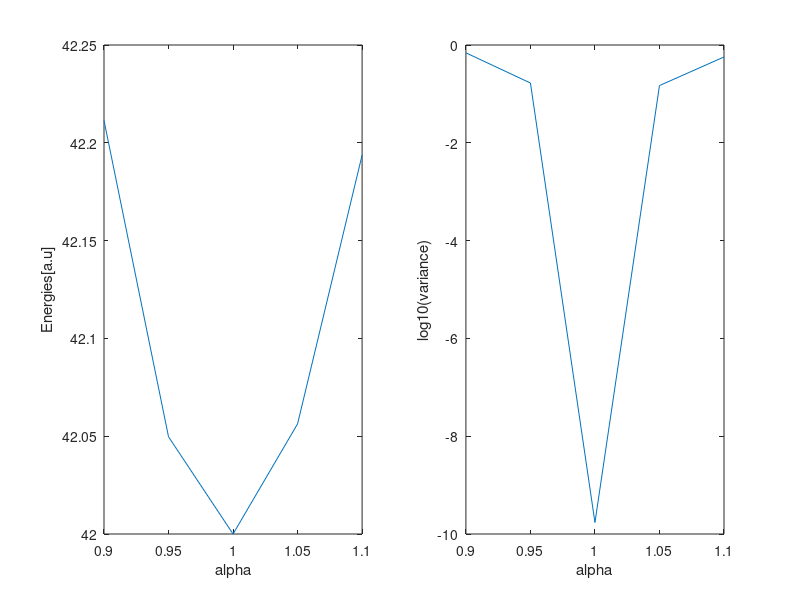

MATLAB code for this plot:
alpha = csvread('N12alpha.csv');
energies = csvread('N12energies.csv');
variances = csvread('N12variances.csv');
start = 1;

subplot(1,2,1);
plot(alpha(start:end),energies(start:end));
xlabel('alpha');
ylabel('Energies[a.u]');

subplot(1,2,2);
plot(alpha(start:end),log10(variances(start:end)));
xlabel('alpha');
ylabel('log10(variance)');